Frame 1 (no input): blank canvas, image omitted
Frame 60 (the mouse pressed at the canvas centre just before this capture): blank canvas, image omitted
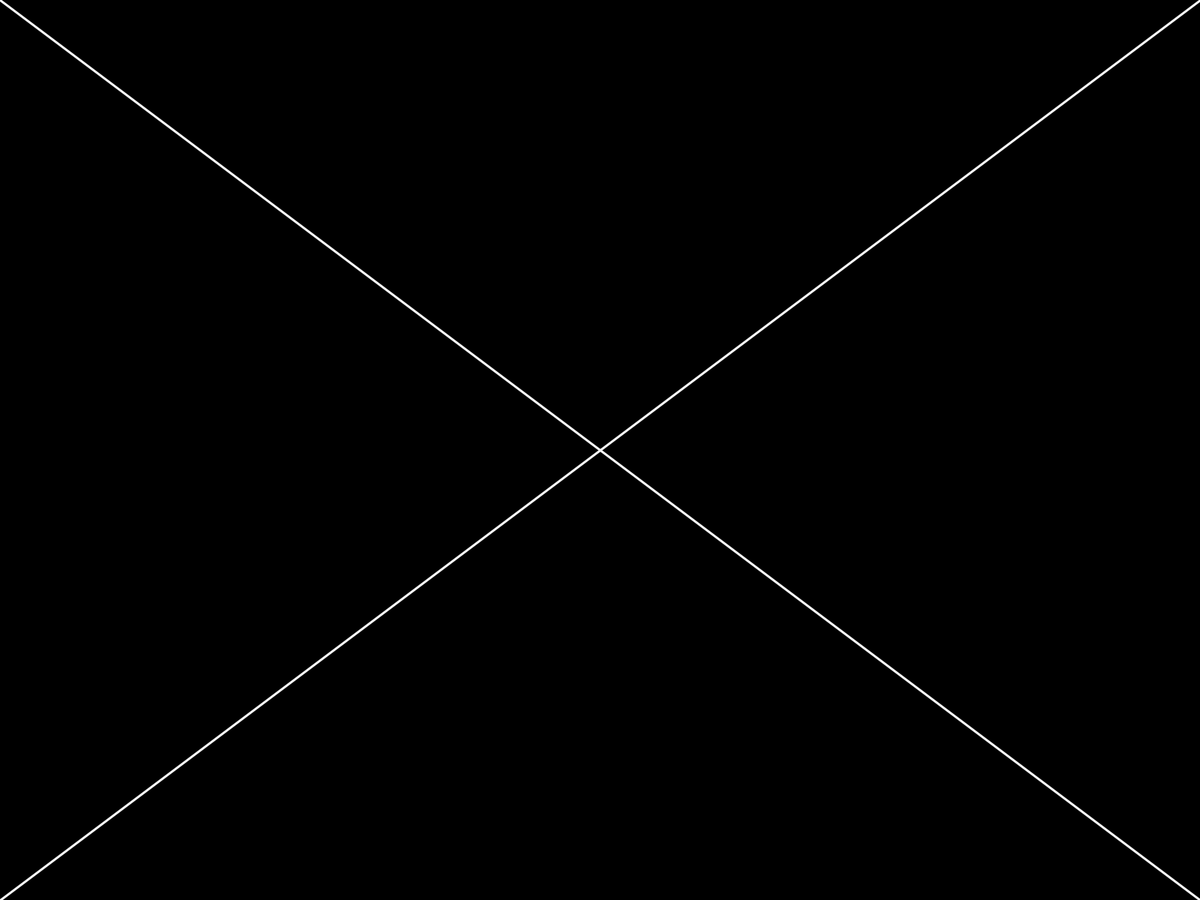
Frame 120 (the mouse held since frame 60 and released just before this capture)

The Processing sketch whose frames 1 and 60 were blank and that drew this single picture after the mouse press (run headless with seeded random() and noise(); from frame 60 on, the mouse is pressed at the canvas centre):

// Processing sketch: Kaleidoscope
// ── Kaleidoscope.pde
// Name: Faiyam Islam
// Date: 13/02/22
// Description: Introduction to mouse and keyboard interaction 
// NEW FUNCTION: keyPressed() 
// NEW VARIABLES: mouseX, mouseY, pmouseX, pmouseY, mousePressed, key

void setup() {
	fullScreen();
	// size(500,500);
	background(0);
	stroke(255);
	strokeWeight(3);
}

void draw() {
	// fill(230,230,255,20);
	// rect(0,0,width,height);
	
	// If the mouse is being pressed...
	if (mousePressed) {
		// ..draw a line...
		line(mouseX, mouseY, pmouseX, pmouseY);
		// ...then draw the mirror points of that line. 
		line(width-mouseX, height-mouseY, width-pmouseX, height-pmouseY);
		line(width-mouseX, mouseY, width-pmouseX, pmouseY);
		line(mouseX, height-mouseY, pmouseX, height-pmouseY);
	}
}

// This function is run when a key has been pressed
void keyPressed() {
	// if that key was r, change the colour of the stroke. 
	if (key == 'r') {
		stroke(255,0,0);
	}
	// NOTE: you don't need to do this many options, but try to get as many as you can 
	if (key == 'b') {
		stroke(0,0,255);
	}
	if (key == 'g') {
		stroke(0,255,0);
	}
	if (key == 'e') {
		stroke(random(255),random(255),random(255));
	}
	if (key == 'w') {
		stroke(255);
	}
	if (key == 'q') {
		stroke(0);
	}
	// NOTE: Definitely try to do this last one
	if (key == ' ') {
		background(255);
	}
}
